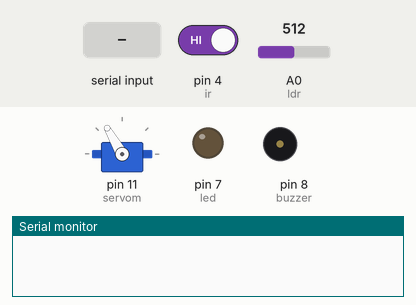
This sketch was run on a simulated Arduino Uno, built with avr-gcc and run on an emulated ATmega328P. Parts: servo, output pins drawn as LEDs (lit = HIGH), buzzer (waves = sounding, pin HIGH), the last lines printed to the serial monitor. The test bench sets the inputs (shaded band); at power-on: pin 4 (ir) HIGH, A0 (ldr) = 512.

Above: at 1.2 s.
1.3 s: pin 4 (ir) driven LOW
At 4.5 s:
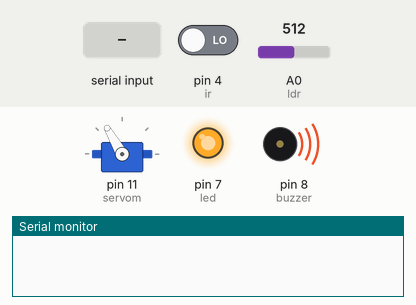
At 5.3 s:
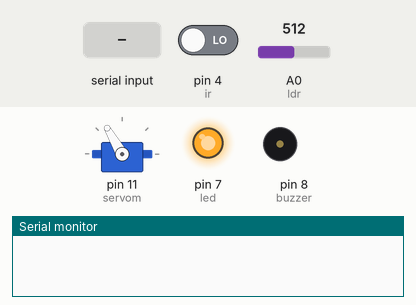
9.2 s: A0 (ldr) set to 682
13.5 s: A0 (ldr) set to 711
15.0 s: A0 (ldr) set to 791
17.2 s: A0 (ldr) set to 812
At 19.15 s:
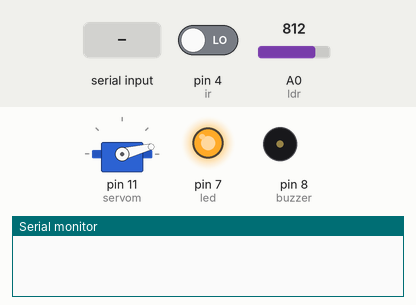
21.4 s: "1" received over Serial
At 26.39 s:
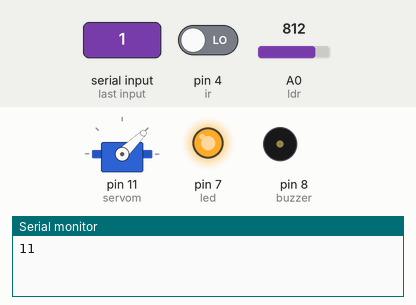
Timing chart, 0 to 30.1 s (numbered marks = the images above; inputs shaded):
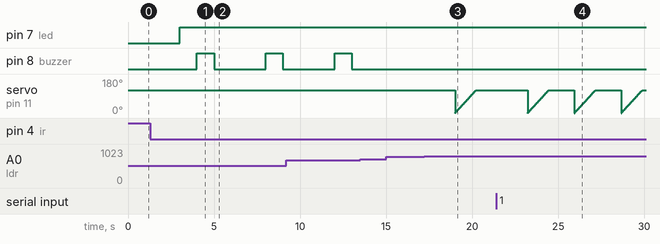

The sketch:

Arduino_code.ino
```cpp
#include <Servo.h>
//defining variables
#define ir 4
#define buzzer 8
#define led 7
#define ldr A0
int i_r=0;
int angle=120;
Servo servom;
void setup() {
  //describing pinmodes of all the pins
  Serial.begin(9600);
  pinMode(ir,INPUT);
  pinMode(led,OUTPUT);
  pinMode(ldr,INPUT);
  pinMode(buzzer,OUTPUT);
  servom.attach(11);
  servom.write(angle);
}

void condition(int i_r,int l_d_r){
  int sth=0;
  if(i_r==0 && l_d_r >=800){	//6.condition for opening motor

//7.instructions for motor functioning based on our application.
for(angle=120;angle<=0;angle-=1){
          servom.write(angle);
          delay(10);}
      for(angle=0;angle<=120;angle+=1){
          servom.write(angle);
          delay(10);}
          sth=11;
          delay(500);
          Serial.println(sth);}
    else if(i_r==0 && l_d_r<700){	//8.condition for activating Buzzer.which means thrown one is not a bottle.
      Serial.println(2);
      digitalWrite(buzzer,HIGH);
      delay(1000);
      digitalWrite(buzzer,LOW);
    }
    else{
	//9.data sending through USB port which is accessed in python code.
      Serial.println(2);
    }
}
void func(){				//2.IR sensor detects object.
   i_r=digitalRead(ir);
   if(i_r==0){			//3.if object is there led will be turned ON
     digitalWrite(led,HIGH);
   }
   else{				//4.else,led will be remained OFF
     digitalWrite(led,LOW);
   }
   delay(1000);
   int l_d_r=analogRead(ldr);
   condition(i_r,l_d_r);	//5.condition function is called with parameters of ir,ldr sensor values.
}
void loop(){
  while(Serial.available()>0){//1.if arduino gets data function will be called
  func();
  break;
  }
  //below code is for functioning the machine without taking any data from the user as he/she is not interested for money.
  if(Serial.available()==0){
    i_r=digitalRead(ir);
    if(i_r==0){
       digitalWrite(led,HIGH);
     }
    else{
       digitalWrite(led,LOW);
    }
    delay(1000);
    int l_d_r=analogRead(ldr);
    if(i_r==0 && l_d_r >=800){
      for(angle=120;angle<=0;angle-=1){
          servom.write(angle);
          delay(10);}
      for(angle=0;angle<=120;angle+=1){
          servom.write(angle);
          delay(10);}
          }
     else if(i_r==0 && l_d_r<700){
      digitalWrite(buzzer,HIGH);
      delay(1000);
      digitalWrite(buzzer,LOW);
     }
  delay(2000);
}
}
```

Measured:
- the behaviour switches between 799 and 800 on A0 (ldr) (found by bisection; images 2 and 3)
- after the input at 1.3 s, pin 7 (led): LOW → HIGH after 1.7 s; pin 8 (buzzer): alternates HIGH for 1.0 s and LOW for 3.0 s, starting after 2.7 s
- after the input at 13.5 s, every drawn part: stays the same
- after the input at 15.0 s, every drawn part: stays the same
- by itself, servo on pin 11 (servom): ramps from 0° to 120° and jumps back, once every 2.7 s
